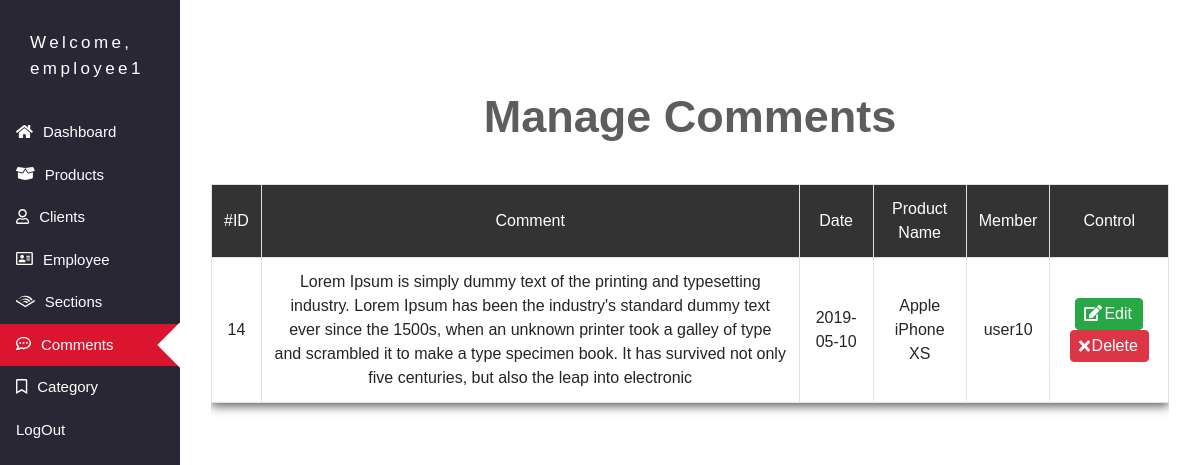
/admin/comments.php (signed in), run on the app's committed database.
### tables this page shows
CREATE TABLE `comment` (
  `client_ID` int(11) NOT NULL,
  `comment` text NOT NULL,
  `comment_ID` int(11) NOT NULL,
  `P_ID` int(11) NOT NULL,
  `date` date NOT NULL
);

CREATE TABLE `products` (
  `P_ID` int(11) NOT NULL,
  `name` varchar(255) NOT NULL,
  `cat_ID` int(11) NOT NULL
);

CREATE TABLE `client` (
  `client_ID` int(11) NOT NULL,
  `name` varchar(255) NOT NULL,
  `Email` varchar(255) NOT NULL,
  `balance` double NOT NULL,
  `sales` int(11) NOT NULL DEFAULT '0'
);

### admin/comments.php (the view, shortened to what this page needs)
<?php
    if (isset($_SESSION['Username'])) {
        include 'init.php';
        $do = isset($_GET['do']) ? $_GET['do'] : 'Manage'; ?>
        <div class="dashboard-main" data-class="comments" style="margin-left:15%;padding:50px 16px;">
        <?php
        if ($do == 'Manage') {
            $stmt = $con->prepare("SELECT
                                        comment.*, products.name AS Product_Name, client.name AS Client_Name
                                  FROM
                                        comment
                                  INNER JOIN
                                        client
                                  ON
                                        client.Client_ID = comment.Client_ID
                                  INNER JOIN
                                        client_products
                                  ON
                                        comment.P_ID = client_products.index_ID
                                  INNER JOIN
                                        products
                                  ON
                                        products.P_ID = client_products.P_ID
                                    ");
            $stmt->execute();
            $rows = $stmt->fetchAll();
        ?>
                <div class="container">
                  <h1 class="text-center">Manage Comments</h1>
                    <div class="table-responsive">
                    <table class="main-table text-center table table-bordered">
                    <tr>
                        <td>#ID</td>
                        <td>Comment</td>
                        <td>Date</td>
                        <td>Product Name</td>
                        <td>Member</td>
                        <td>Control</td>
                    </tr>
                    <?php
                    foreach($rows as $row) {
                        echo'<tr>';
                            echo'<td>' . $row['comment_ID'] . '</td>';
                            echo'<td>' . $row['comment'] . '</td>';
                            echo'<td>' . $row['date'] . '</td>';
                            echo'<td>' . $row['Product_Name'] . '</td>';
                            echo'<td>' . $row['Client_Name'] . '</td>';
                            echo'<td>
                                    <a href="comments.php?do=Edit&comid=' .$row['comment_ID']. '"class="btn btn-success"><i class="fa fa-edit"></i>Edit</a>
                                    <a href="comments.php?do=Delete&comid='.$row['comment_ID'].'" class="btn btn-danger check"><i class="fas fa-times"></i>Delete</a>';
                            echo '</td>';
                    }
                    ?>
                    </table>
                    </div>
                </div>
        <?php
        } else if ($do == 'Edit') {
            $comid = isset($_GET['comid']) && is_numeric($_GET['comid']) ? intval($_GET['comid']) : 0;
            $stmt = $con->prepare("SELECT
                                        *
                                    FROM
                                        comment
                                    WHERE
                                        comment_ID = ?");
            $stmt->execute(array($comid));
            $row = $stmt->fetch();
            $count = $stmt->rowCount();
            if($count > 0) { ?>
                <div class="container">
                  <h1 class="text-center">Edit Comments</h1>
                    <form class="form-horizontal" action="?do=update" method="POST">
                        <input type="hidden" name="comid" value="<?php echo $row['comment_ID']?>" />
                        <div class="form-group">
                            <label class="col-sm-2 control-label">Comment</label>
                            <div class="col-sm-10 col-md-4">
                                <textarea class="form-control" name="comment"><?php echo $row['comment']; ?></textarea>
                            </div>
                        </div>
                        <div class="form-group">
                            <div class="col-sm-offset-2 col-sm-10 col-md-4">
                                <input type="submit" value="Save" class="btn btn-primary" />
                            </div>
                        </div>
                    </form>
                </div>
<?php
            } else {
                $theMsg = '<div class="alert alert-danger">' . $stmt->rowCount(). ' RThere Is No Such ID</div>';
                redirectFunction($theMsg);
            }
        } else if ($do == 'update'){
            echo '<div class="container">';
            echo '<h1 class="text-center">Update Comment</h1>';
            if ($_SERVER['REQUEST_METHOD'] == 'POST') {
                $comid  = $_POST['comid'];
                $comment = $_POST['comment'];
                        $stmt = $con->prepare("UPDATE comment SET comment = ? WHERE comment_ID = ?");
                        $stmt->execute(array($comment, $comid));
                        $theMsg = '<div class="alert alert-success">' . $stmt->rowCount(). ' Recored Updated</div>';
                        redirectFunction($theMsg, 'back');
            } else {
                $theMsg = '<div class="alert alert-danger">' . $stmt->rowCount(). ' You Cant Open This Page Direct</div>';
                redirectFunction($theMsg);
            }
            echo '</div>';
        } else if ($do == 'Delete') {
            echo '<div class="container">';
            echo '<h1 class="text-center">Delete item</h1>';
            $comid = isset($_GET['comid']) && is_numeric($_GET['comid']) ? intval($_GET['comid']) : 0;
             $check = checkItem('comment_ID', 'comment', $comid);
            if($check > 0) {
                $stmt = $con->prepare("DELETE FROM comment WHERE comment_ID = :zid");
                $stmt->bindParam(':zid', $comid);
                $stmt->execute();
                $theMsg = '<div class="alert alert-success"> ID '.$comid.' Deleted</div>';
                redirectFunction($theMsg, 'back');
            } else {
                $theMsg = '<div class="alert alert-danger"> This Is ID is Not Exist</div>';
                redirectFunction($theMsg);
            }
            echo '</div>';
        }
        echo '</div>';
        include $tpl . 'footer.php';
    } else {
        header('location: index.php');
        exit();
    }
?>

### admin/layout/css/all.css (style rules this page uses)
.fa-edit:before { content:"\f044" }
.fa-times:before { content:"\f00d" }

### admin/layout/css/custom.css (style rules this page uses)
body { font-family: 'Dosis', sans-serif; }
.dashboard-main { width: 85%; overflow-x: hidden; }
h1 { font-size:45px; margin:40px 0; font-weight:bold; color:#5d5d5d; }
.main-table { -webkit-box-shadow: 0 3px 10px #5a5959; -o-box-shadow: 0 3px 10px #5a5959; -moz-box-shadow: 0 3px 10px #5a5959; box-shadow: 0 3px 10px #5a5959; }
.main-table td { background-color:#ffffff94; vertical-align: middle !important; }
.main-table tr:first-child td { background-color:#333; color:#FFF; }
.main-table .btn { padding: 3px 10px; }
.fa-edit { position: relative; right: 2px; }
.fa-times { position: relative; top: 0.5px; right: 2px; }

### data on the page
comment: comment_ID "14", comment "Lorem Ipsum is simply dummy text of the printing and typesetting industry. Lorem Ipsum has been the industry's standard dummy text ever since the 1500s, when an unknown printer took a galley of type and scrambled it to make a type specimen book. It has survived not only five centuries, but also the leap into electronic", date "2019-05-10", products.name "Apple iPhone XS", client_ID.name "user10"

### other printed values
$_SESSION['Username'] "employee1"
